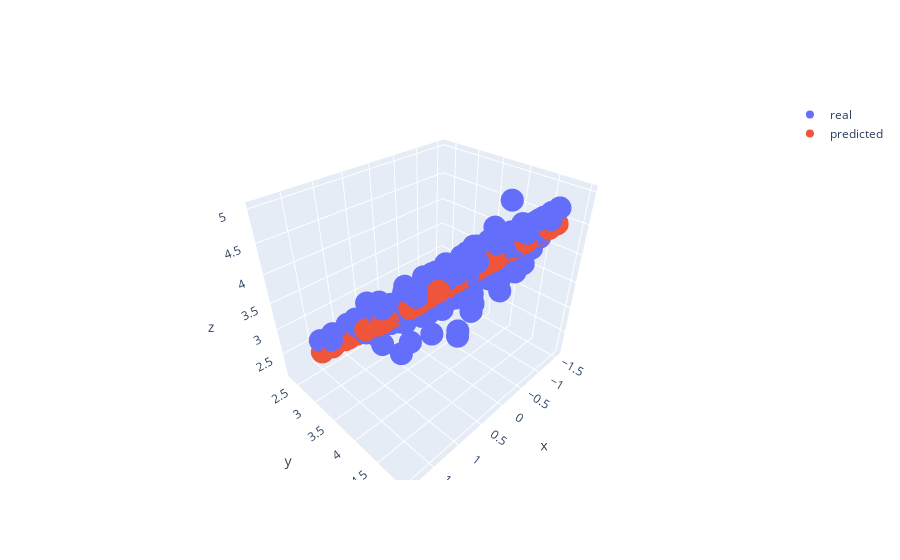

Source (notebook cell):
### Code cell
# display data set, model and prediction
fig3 = go.Figure()

fig3.add_trace(go.Scatter3d(x=data.btystdave, y=data.profevaluation, z=data.courseevaluation, mode='markers', name='real'))
fig3.add_trace(go.Scatter3d(x=data.btystdave, y=data.profevaluation, z=predicted2, mode='markers', name='predicted'))

fig3.show()

### Figure 1 — Plotly figure (JSON) as saved in the notebook; plotly's stock layout.template omitted (floating-point values rounded to 4 significant figures; data arrays with more than 128 entries replaced by an {"elided": "..."} marker saying what was removed)
{"data": [{"mode": "markers", "name": "real", "type": "scatter3d", "x": {"elided": "463 float values"}, "y": {"elided": "463 float values"}, "z": {"elided": "463 float values"}}, {"mode": "markers", "name": "predicted", "type": "scatter3d", "x": {"elided": "463 float values"}, "y": {"elided": "463 float values"}, "z": {"elided": "463 float values"}}], "layout": {}}
